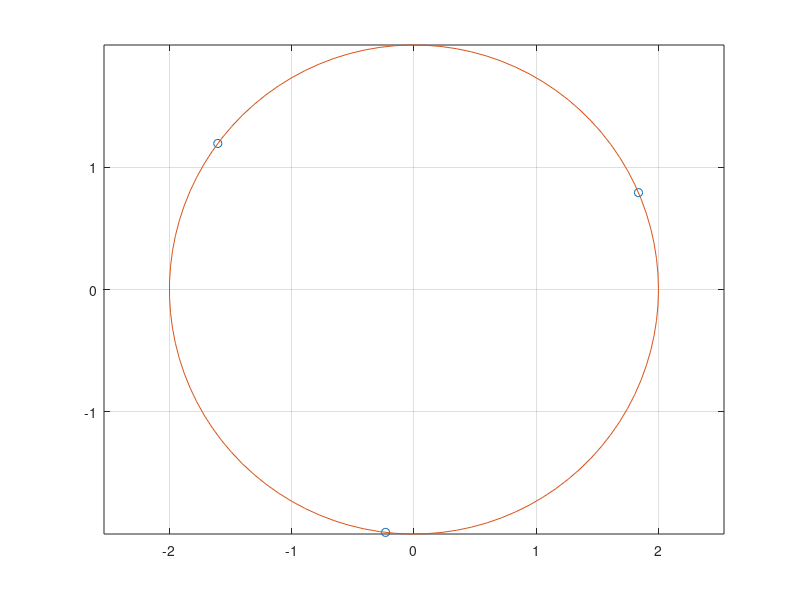

The MATLAB source for this figure:
% =====================================================
% UTS Matematika Sains Data — Semester Genap 2025/2026
% Soal 4 - Segmentasi Pelanggan dan komposisi fungsi harga 
% ---------------------------------------------------
% Nama : Khayla Oksyasuni
% NIM : 2510514018
% Parameter: N=18, a=1, b=8, K=10, theta0=70, alpha=0.009
% Tanggal: <2026-04-23>
% =====================================================
clc; clear; close all;

% Parameter personalisasi
N = 18; a = 1; b = 8; K = 10;
theta0 = 70; % derajat
alpha_lr = 0.009;
z1 = 3 + 9i;
z2 = 9 - 3i;

% b
z1 = 3 + 9i;
z2 = 9 - 3i;

z1+z2
z1*z2
z1/z2
abs(z1-z2)

% e
theta0 = deg2rad(70);

k = 0:2;
z = 2*exp(1i*(theta0 + 2*pi*k)/3);

plot(real(z), imag(z), 'o')
hold on

t = linspace(0,2*pi,100);
plot(2*cos(t), 2*sin(t)) % lingkaran

axis equal
grid on
